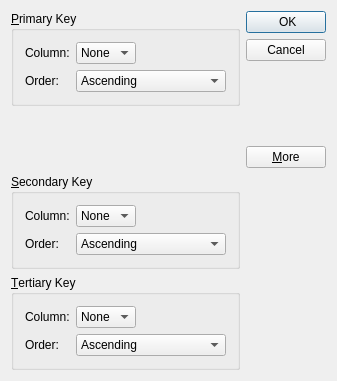
<?xml version="1.0" encoding="UTF-8"?>
<ui version="4.0">
 <class>SortDialog</class>
 <widget class="QDialog" name="SortDialog">
  <property name="geometry">
   <rect>
    <x>0</x>
    <y>0</y>
    <width>337</width>
    <height>381</height>
   </rect>
  </property>
  <property name="windowTitle">
   <string>Sort</string>
  </property>
  <layout class="QGridLayout" name="gridLayout_4">
   <item row="0" column="0">
    <widget class="QGroupBox" name="primaryGroupBox">
     <property name="title">
      <string>&amp;Primary Key</string>
     </property>
     <layout class="QGridLayout" name="gridLayout">
      <item row="0" column="0">
       <widget class="QLabel" name="label">
        <property name="text">
         <string>Column:</string>
        </property>
       </widget>
      </item>
      <item row="0" column="1">
       <widget class="QComboBox" name="primaryColumnCombo">
        <item>
         <property name="text">
          <string>None</string>
         </property>
        </item>
       </widget>
      </item>
      <item row="0" column="2">
       <spacer name="horizontalSpacer">
        <property name="orientation">
         <enum>Qt::Horizontal</enum>
        </property>
        <property name="sizeHint" stdset="0">
         <size>
          <width>54</width>
          <height>20</height>
         </size>
        </property>
       </spacer>
      </item>
      <item row="1" column="0">
       <widget class="QLabel" name="label_2">
        <property name="text">
         <string>Order:</string>
        </property>
       </widget>
      </item>
      <item row="1" column="1" colspan="2">
       <widget class="QComboBox" name="primaryOrderCombo">
        <item>
         <property name="text">
          <string>Ascending</string>
         </property>
        </item>
        <item>
         <property name="text">
          <string>Descending</string>
         </property>
        </item>
       </widget>
      </item>
     </layout>
    </widget>
   </item>
   <item row="0" column="1" rowspan="2">
    <layout class="QVBoxLayout" name="verticalLayout">
     <item>
      <widget class="QPushButton" name="btnOK">
       <property name="text">
        <string> OK</string>
       </property>
       <property name="default">
        <bool>true</bool>
       </property>
      </widget>
     </item>
     <item>
      <widget class="QPushButton" name="btnCancel">
       <property name="text">
        <string>Cancel</string>
       </property>
      </widget>
     </item>
     <item>
      <spacer name="verticalSpacer">
       <property name="orientation">
        <enum>Qt::Vertical</enum>
       </property>
       <property name="sizeHint" stdset="0">
        <size>
         <width>20</width>
         <height>0</height>
        </size>
       </property>
      </spacer>
     </item>
     <item>
      <widget class="QPushButton" name="btnMore">
       <property name="text">
        <string>&amp;More</string>
       </property>
       <property name="checkable">
        <bool>true</bool>
       </property>
      </widget>
     </item>
    </layout>
   </item>
   <item row="1" column="0">
    <spacer name="verticalSpacer_2">
     <property name="orientation">
      <enum>Qt::Vertical</enum>
     </property>
     <property name="sizeHint" stdset="0">
      <size>
       <width>20</width>
       <height>69</height>
      </size>
     </property>
    </spacer>
   </item>
   <item row="2" column="0">
    <widget class="QGroupBox" name="secondaryGroupBox">
     <property name="title">
      <string>&amp;Secondary Key</string>
     </property>
     <layout class="QGridLayout" name="gridLayout_2">
      <item row="0" column="0">
       <widget class="QLabel" name="label_3">
        <property name="text">
         <string>Column:</string>
        </property>
       </widget>
      </item>
      <item row="0" column="1">
       <widget class="QComboBox" name="secondaryColumnCombo">
        <item>
         <property name="text">
          <string>None</string>
         </property>
        </item>
       </widget>
      </item>
      <item row="0" column="2">
       <spacer name="horizontalSpacer_2">
        <property name="orientation">
         <enum>Qt::Horizontal</enum>
        </property>
        <property name="sizeHint" stdset="0">
         <size>
          <width>40</width>
          <height>20</height>
         </size>
        </property>
       </spacer>
      </item>
      <item row="1" column="0">
       <widget class="QLabel" name="label_4">
        <property name="text">
         <string>Order:</string>
        </property>
       </widget>
      </item>
      <item row="1" column="1" colspan="2">
       <widget class="QComboBox" name="secondaryOrderCombo">
        <item>
         <property name="text">
          <string>Ascending</string>
         </property>
        </item>
        <item>
         <property name="text">
          <string>Descending</string>
         </property>
        </item>
       </widget>
      </item>
     </layout>
    </widget>
   </item>
   <item row="3" column="0">
    <widget class="QGroupBox" name="tertiaryGroupBox">
     <property name="title">
      <string>&amp;Tertiary Key</string>
     </property>
     <layout class="QGridLayout" name="gridLayout_3">
      <item row="0" column="0">
       <widget class="QLabel" name="label_5">
        <property name="text">
         <string>Column:</string>
        </property>
       </widget>
      </item>
      <item row="0" column="1">
       <widget class="QComboBox" name="tertiaryColumnCombo">
        <item>
         <property name="text">
          <string>None</string>
         </property>
        </item>
       </widget>
      </item>
      <item row="0" column="2">
       <spacer name="horizontalSpacer_3">
        <property name="orientation">
         <enum>Qt::Horizontal</enum>
        </property>
        <property name="sizeHint" stdset="0">
         <size>
          <width>40</width>
          <height>20</height>
         </size>
        </property>
       </spacer>
      </item>
      <item row="1" column="0">
       <widget class="QLabel" name="label_6">
        <property name="text">
         <string>Order:</string>
        </property>
       </widget>
      </item>
      <item row="1" column="1" colspan="2">
       <widget class="QComboBox" name="teritaryOrderCombo">
        <item>
         <property name="text">
          <string>Ascending</string>
         </property>
        </item>
        <item>
         <property name="text">
          <string>Descending</string>
         </property>
        </item>
       </widget>
      </item>
     </layout>
    </widget>
   </item>
  </layout>
 </widget>
 <layoutdefault spacing="6" margin="11"/>
 <tabstops>
  <tabstop>primaryColumnCombo</tabstop>
  <tabstop>primaryOrderCombo</tabstop>
  <tabstop>secondaryColumnCombo</tabstop>
  <tabstop>secondaryOrderCombo</tabstop>
  <tabstop>tertiaryColumnCombo</tabstop>
  <tabstop>teritaryOrderCombo</tabstop>
  <tabstop>btnOK</tabstop>
  <tabstop>btnCancel</tabstop>
  <tabstop>btnMore</tabstop>
 </tabstops>
 <resources>
  <include location="SortDialog.qrc"/>
 </resources>
 <connections>
  <connection>
   <sender>btnOK</sender>
   <signal>clicked()</signal>
   <receiver>SortDialog</receiver>
   <slot>accept()</slot>
   <hints>
    <hint type="sourcelabel">
     <x>283</x>
     <y>35</y>
    </hint>
    <hint type="destinationlabel">
     <x>121</x>
     <y>105</y>
    </hint>
   </hints>
  </connection>
  <connection>
   <sender>btnCancel</sender>
   <signal>clicked()</signal>
   <receiver>SortDialog</receiver>
   <slot>reject()</slot>
   <hints>
    <hint type="sourcelabel">
     <x>303</x>
     <y>55</y>
    </hint>
    <hint type="destinationlabel">
     <x>174</x>
     <y>112</y>
    </hint>
   </hints>
  </connection>
  <connection>
   <sender>btnMore</sender>
   <signal>toggled(bool)</signal>
   <receiver>secondaryGroupBox</receiver>
   <slot>setVisible(bool)</slot>
   <hints>
    <hint type="sourcelabel">
     <x>267</x>
     <y>167</y>
    </hint>
    <hint type="destinationlabel">
     <x>208</x>
     <y>206</y>
    </hint>
   </hints>
  </connection>
  <connection>
   <sender>btnMore</sender>
   <signal>toggled(bool)</signal>
   <receiver>tertiaryGroupBox</receiver>
   <slot>setVisible(bool)</slot>
   <hints>
    <hint type="sourcelabel">
     <x>286</x>
     <y>163</y>
    </hint>
    <hint type="destinationlabel">
     <x>212</x>
     <y>310</y>
    </hint>
   </hints>
  </connection>
 </connections>
</ui>
